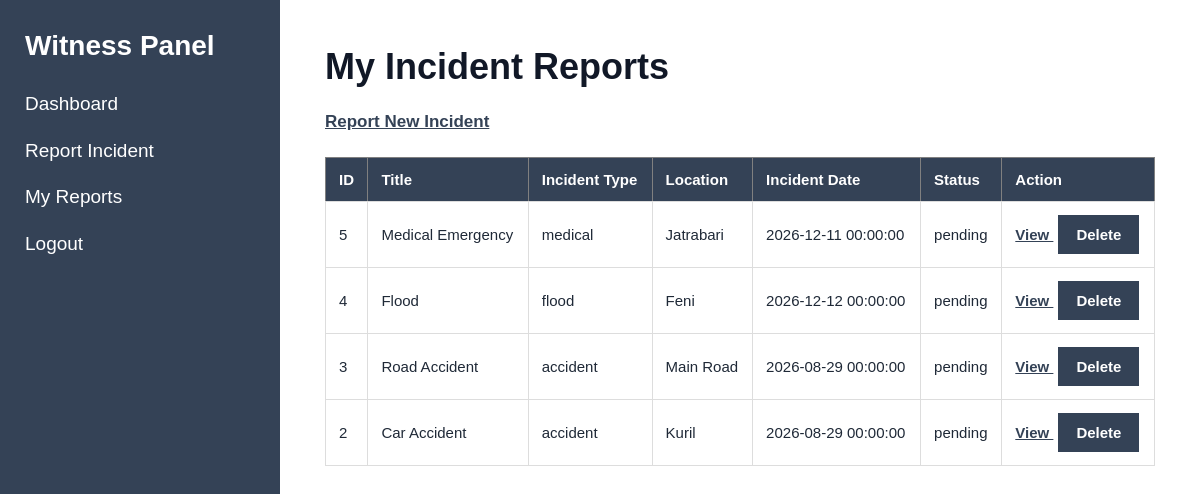
The page /index.php?page=witness-reports (signed in) on the database as committed earlier.
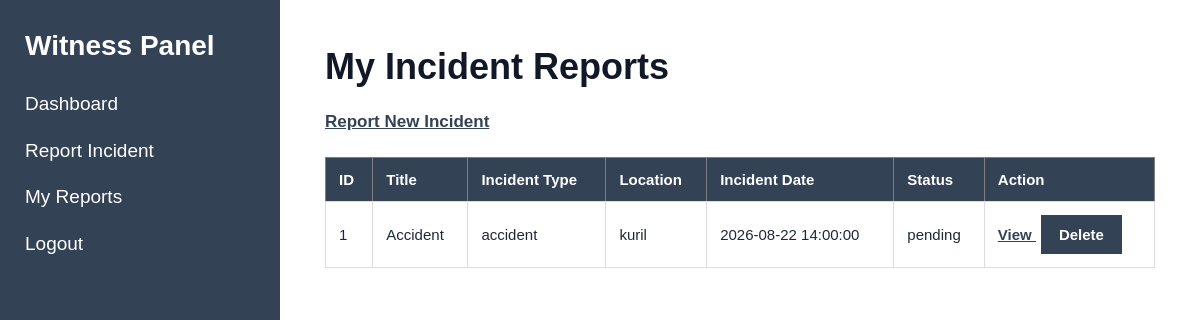
The same page on the database as committed later.
### tables this page shows
CREATE TABLE `witness_reports` (
  `id` int(11) NOT NULL,
  `witness_id` int(11) NOT NULL,
  `title` varchar(150) NOT NULL,
  `description` text NOT NULL,
  `incident_type` varchar(50) NOT NULL,
  `location` varchar(255) NOT NULL,
  `incident_date` datetime NOT NULL,
  `evidence_file` varchar(255) DEFAULT NULL,
  `status` varchar(30) NOT NULL DEFAULT 'pending',
  `created_at` timestamp NOT NULL DEFAULT current_timestamp(),
  `updated_at` timestamp NOT NULL DEFAULT current_timestamp() ON UPDATE current_timestamp()
);

### models/WitnessModel.php (called while the page is built, shortened)
<?php
function getWitnessReports($conn, $witness_id)
{
    $sql = "SELECT *
            FROM witness_reports
            WHERE witness_id = ?
            ORDER BY id DESC";
    $stmt = mysqli_prepare($conn, $sql);
    mysqli_stmt_bind_param(
        $stmt,
        "i",
        $witness_id
    );
    mysqli_stmt_execute($stmt);
    $result = mysqli_stmt_get_result($stmt);
    $reports = [];
    while ($row = mysqli_fetch_assoc($result)) {
        $reports[] = $row;
    }
    return $reports;
}

### views/witness/reports.php (the view, shortened to what this page needs)
<?php require_once "views/partials/header.php"; ?>
<?php require_once "views/partials/sidebar.php"; ?>
<div class="content">
    <h1>My Incident Reports</h1>
    <p>
        <a href="index.php?page=witness-report-create">
            Report New Incident
        </a>
    </p>
    <?php if (empty($reports)): ?>
        <p>
            You have not submitted any incident reports yet.
        </p>
    <?php else: ?>
        <table border="1" cellpadding="10">
            <thead>
                <tr>
                    <th>ID</th>
                    <th>Title</th>
                    <th>Incident Type</th>
                    <th>Location</th>
                    <th>Incident Date</th>
                    <th>Status</th>
                    <th>Action</th>
                </tr>
            </thead>
            <tbody>
                <?php foreach ($reports as $report): ?>
                    <tr>
                        <td>
                            <?php echo (int)$report['id']; ?>
                        </td>
                        <td>
                            <?php
                            echo htmlspecialchars(
                                $report['title']
                            );
                            ?>
                        </td>
                        <td>
                            <?php
                            echo htmlspecialchars(
                                $report['incident_type']
                            );
                            ?>
                        </td>
                        <td>
                            <?php
                            echo htmlspecialchars(
                                $report['location']
                            );
                            ?>
                        </td>
                        <td>
                            <?php
                            echo htmlspecialchars(
                                $report['incident_date']
                            );
                            ?>
                        </td>
                        <td>
                            <?php
                            echo htmlspecialchars(
                                $report['status']
                            );
                            ?>
                        </td>
                        <td>
                            <a
                                href="index.php?page=witness-report-view&id=<?php echo (int)$report['id']; ?>"
                            >
                                View
                            </a>
                            <form
                                method="POST"
                                action="index.php?page=witness-report-delete"
                                style="display:inline;"
                                onsubmit="return confirm('Are you sure you want to delete this report?');"
                            >
                                <button type="submit">
                                    Delete
                                </button>
                            </form>
                        </td>
                    </tr>
                <?php endforeach; ?>
            </tbody>
        </table>
    <?php endif; ?>
</div>
<?php require_once "views/partials/footer.php"; ?>

### index.php (shortened to what this page needs)
<?php
require_once "config/database.php";
$page = $_GET['page'] ?? 'login';
if ($page === 'login') {
    if ($_SERVER['REQUEST_METHOD'] === 'POST') {
        require_once "controllers/AuthController.php";
        $error = loginUser();
    }
    require_once "views/auth/login.php";
} elseif ($page === 'admin-dashboard') {
    requireAdmin();
    require_once "models/AdminDashboardModel.php";
    $dashboardCounts = getAdminDashboardCounts($conn);
    require_once "views/admin/dashboard.php";
} elseif ($page === 'logout') {
    logoutUser();
    header("Location: index.php?page=login");
    exit;
} elseif ($page === 'notifications') {
    requireAdmin();
    require_once "models/NotificationModel.php";
    $notifications = getAllNotifications($conn);
    require_once "views/admin/notifications/index.php";
} elseif ($page === 'witness-dashboard') {
    requireWitness();
    require_once "views/witness/dashboard.php";
} elseif ($page === 'volunteer-dashboard') {
    requireVolunteer();
    require_once "views/volunteer/dashboard.php";
} elseif ($page === 'volunteer-activities') {
    requireVolunteer();
    require_once "views/volunteer/activities.php";
} elseif ($page === 'volunteer-availability') {
    requireVolunteer();
    require_once "views/volunteer/availability.php";
} elseif ($page === 'volunteer-emergency-requests') {
    requireVolunteer();
    require_once "views/volunteer/emergency_requests.php";
} elseif ($page === 'volunteer-profile') {
    requireVolunteer();
    require_once "views/volunteer/profile.php";
} elseif ($page === 'helpseeker-dashboard') {
    requireHelpSeeker();
    require_once "views/helpseeker/dashboard.php";
} elseif ($page === 'witness-reports') {
    require_once "models/WitnessModel.php";
    $witness_id =
        (int)$_SESSION['user']['id'];
    $reports = getWitnessReports(
        $conn,
        $witness_id
    );
    require_once "views/witness/reports.php";
} else {
    echo "Page not found.";
}
?>

### views/partials/header.php (shortened to what this page needs)
<!DOCTYPE html>
<html lang="en">
<head>
    <link
    rel="stylesheet"
    href="/rescue_management_system/assets/css/style.css?v=12"
>
</head>
<body>

### views/partials/sidebar.php (shortened to what this page needs)
<?php
$role = $_SESSION['user']['role'] ?? '';
?>
<div class="sidebar">
    <?php if ($role === 'admin'): ?>
        <h2>Admin Panel</h2>
        <ul>
            <li>
                <a href="index.php?page=admin-dashboard">
                    Dashboard
                </a>
            </li>
            <li>
                <a href="index.php?page=notifications">
                    Notifications
                </a>
            </li>
            <li>
                <a href="index.php?page=feedback">
                    Feedback
                </a>
            </li>
            <li>
                <a href="index.php?page=rescue-reports">
                    Rescue Reports
                </a>
            </li>
            <li>
                <a href="index.php?page=logout">
                    Logout
                </a>
            </li>
        </ul>
    <?php elseif ($role === 'witness'): ?>
        <h2>Witness Panel</h2>
        <ul>
            <li>
    <a href="index.php?page=witness-dashboard">
        Dashboard
    </a>
</li>
            <li>
                <a href="index.php?page=witness-report-create">
                    Report Incident
                </a>
            </li>
            <li>
    <a href="index.php?page=witness-reports">
        My Reports
    </a>
</li>
            <li>
                <a href="index.php?page=logout">
                    Logout
                </a>
            </li>
        </ul>
    <?php endif; ?>
</div>

### views/partials/footer.php (shortened to what this page needs)
</body>
</html>

### assets/css/style.css (style rules this page uses)
* { box-sizing: border-box; }
body { margin: 0; font-family: Arial, Helvetica, sans-serif; background: #f5f6f8; color: #1f2937; }
.sidebar { width: 280px; height: 100vh; background: #344256; color: white; position: fixed; top: 0; left: 0; padding: 28px 25px; box-sizing: border-box; overflow-y: auto; }
.sidebar h2 { margin: 0 0 28px 0; font-size: 28px; line-height: 1.25; color: white; }
.sidebar ul { list-style: none; padding: 0; margin: 0; }
.sidebar li { margin-bottom: 20px; }
.sidebar a { display: inline-block; color: white; text-decoration: none; font-size: 19px; line-height: 1.4; }
.content { margin-left: 280px; padding: 45px; min-height: 100vh; background: white; }
.content h1 { margin-top: 0; margin-bottom: 20px; font-size: 36px; line-height: 1.2; color: #111827; }
.content>p { font-size: 17px; line-height: 1.6; margin-bottom: 22px; }
.content a { color: #344256; font-weight: 600; text-decoration: underline; }
button { background: #344256; color: white; border: none; padding: 11px 18px; font-family: Arial, Helvetica, sans-serif; font-size: 15px; font-weight: 600; cursor: pointer; }
table { width: 100%; border-collapse: collapse; margin-top: 22px; background: white; }
th { background: #344256; color: white; padding: 13px; text-align: left; font-size: 15px; }
td { padding: 13px; border: 1px solid #dddddd; font-size: 15px; }
table form { border: none; padding: 0; margin: 0; max-width: none; }
table form button { margin-left: 5px; }

Rows that differ between the two databases and show on the page:
removed witness_reports: id "5", title "Medical Emergency", incident_type "medical", location "Jatrabari", incident_date "2026-12-11 00:00:00", status "pending"
removed witness_reports: id "4", title "Flood", incident_type "flood", location "Feni", incident_date "2026-12-12 00:00:00", status "pending"
removed witness_reports: id "3", title "Road Accident", incident_type "accident", location "Main Road", incident_date "2026-08-29 00:00:00", status "pending"
removed witness_reports: id "2", title "Car Accident", incident_type "accident", location "Kuril", incident_date "2026-08-29 00:00:00", status "pending"
added witness_reports: id "1", title "Accident", incident_type "accident", location "kuril", incident_date "2026-08-22 14:00:00", status "pending"
